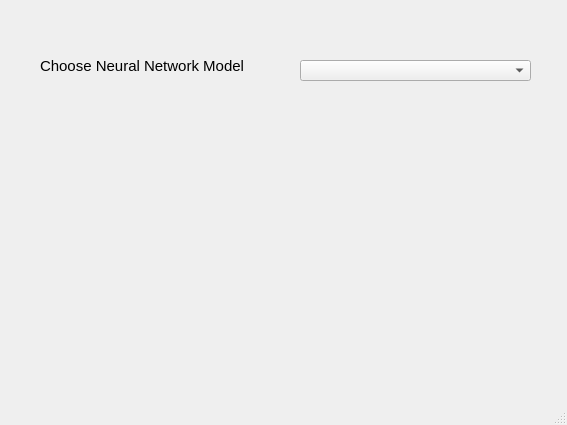
<?xml version="1.0" encoding="UTF-8"?>
<ui version="4.0">
 <class>Einstellungen</class>
 <widget class="QMainWindow" name="Einstellungen">
  <property name="geometry">
   <rect>
    <x>0</x>
    <y>0</y>
    <width>567</width>
    <height>425</height>
   </rect>
  </property>
  <property name="windowTitle">
   <string>Einstellungen</string>
  </property>
  <widget class="QWidget" name="centralwidget">
   <widget class="QComboBox" name="comboBox">
    <property name="geometry">
     <rect>
      <x>300</x>
      <y>60</y>
      <width>231</width>
      <height>21</height>
     </rect>
    </property>
   </widget>
   <widget class="QLabel" name="label_2">
    <property name="geometry">
     <rect>
      <x>40</x>
      <y>50</y>
      <width>241</width>
      <height>31</height>
     </rect>
    </property>
    <property name="font">
     <font>
      <pointsize>11</pointsize>
     </font>
    </property>
    <property name="text">
     <string>Choose Neural Network Model</string>
    </property>
   </widget>
  </widget>
  <widget class="QStatusBar" name="statusbar"/>
 </widget>
 <resources/>
 <connections/>
</ui>
